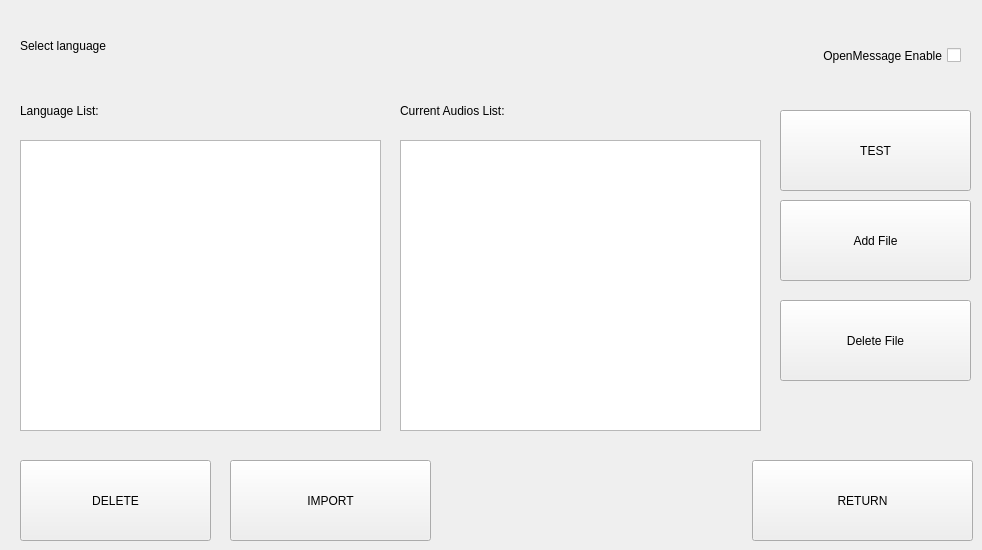
     <widget class="QWidget" name="page33_language">
      <widget class="QPushButton" name="btn_33_import">
       <property name="geometry">
        <rect>
         <x>230</x>
         <y>460</y>
         <width>201</width>
         <height>81</height>
        </rect>
       </property>
       <property name="sizePolicy">
        <sizepolicy hsizetype="Minimum" vsizetype="Expanding">
         <horstretch>0</horstretch>
         <verstretch>0</verstretch>
        </sizepolicy>
       </property>
       <property name="text">
        <string>IMPORT</string>
       </property>
      </widget>
      <widget class="QPushButton" name="btn_33_return">
       <property name="geometry">
        <rect>
         <x>752</x>
         <y>460</y>
         <width>221</width>
         <height>81</height>
        </rect>
       </property>
       <property name="sizePolicy">
        <sizepolicy hsizetype="Minimum" vsizetype="Expanding">
         <horstretch>0</horstretch>
         <verstretch>0</verstretch>
        </sizepolicy>
       </property>
       <property name="text">
        <string>RETURN</string>
       </property>
      </widget>
      <widget class="QLabel" name="label_33_title">
       <property name="geometry">
        <rect>
         <x>20</x>
         <y>10</y>
         <width>511</width>
         <height>71</height>
        </rect>
       </property>
       <property name="text">
        <string>Select language</string>
       </property>
      </widget>
      <widget class="QListWidget" name="list_33_language">
       <property name="geometry">
        <rect>
         <x>20</x>
         <y>140</y>
         <width>361</width>
         <height>291</height>
        </rect>
       </property>
      </widget>
      <widget class="QListWidget" name="list_33_audio">
       <property name="geometry">
        <rect>
         <x>400</x>
         <y>140</y>
         <width>361</width>
         <height>291</height>
        </rect>
       </property>
      </widget>
      <widget class="QPushButton" name="btn_33_test">
       <property name="geometry">
        <rect>
         <x>780</x>
         <y>110</y>
         <width>191</width>
         <height>81</height>
        </rect>
       </property>
       <property name="sizePolicy">
        <sizepolicy hsizetype="Minimum" vsizetype="Expanding">
         <horstretch>0</horstretch>
         <verstretch>0</verstretch>
        </sizepolicy>
       </property>
       <property name="text">
        <string>TEST</string>
       </property>
      </widget>
      <widget class="QPushButton" name="btn_33_addfile">
       <property name="geometry">
        <rect>
         <x>780</x>
         <y>200</y>
         <width>191</width>
         <height>81</height>
        </rect>
       </property>
       <property name="sizePolicy">
        <sizepolicy hsizetype="Minimum" vsizetype="Expanding">
         <horstretch>0</horstretch>
         <verstretch>0</verstretch>
        </sizepolicy>
       </property>
       <property name="text">
        <string>Add File</string>
       </property>
      </widget>
      <widget class="QPushButton" name="btn_33_delfile">
       <property name="geometry">
        <rect>
         <x>780</x>
         <y>300</y>
         <width>191</width>
         <height>81</height>
        </rect>
       </property>
       <property name="sizePolicy">
        <sizepolicy hsizetype="Minimum" vsizetype="Expanding">
         <horstretch>0</horstretch>
         <verstretch>0</verstretch>
        </sizepolicy>
       </property>
       <property name="text">
        <string>Delete File</string>
       </property>
      </widget>
      <widget class="QPushButton" name="btn_33_delete">
       <property name="geometry">
        <rect>
         <x>20</x>
         <y>460</y>
         <width>191</width>
         <height>81</height>
        </rect>
       </property>
       <property name="text">
        <string>DELETE</string>
       </property>
      </widget>
      <widget class="QLabel" name="label_33_langlist">
       <property name="geometry">
        <rect>
         <x>20</x>
         <y>90</y>
         <width>361</width>
         <height>41</height>
        </rect>
       </property>
       <property name="text">
        <string>Language List:</string>
       </property>
      </widget>
      <widget class="QLabel" name="label_33_audiolist">
       <property name="geometry">
        <rect>
         <x>400</x>
         <y>90</y>
         <width>361</width>
         <height>41</height>
        </rect>
       </property>
       <property name="text">
        <string>Current Audios List:</string>
       </property>
      </widget>
      <widget class="QStackedWidget" name="stacked_openmsg">
       <property name="geometry">
        <rect>
         <x>550</x>
         <y>10</y>
         <width>411</width>
         <height>80</height>
        </rect>
       </property>
       <property name="currentIndex">
        <number>0</number>
       </property>
       <widget class="QWidget" name="page_33_saf_openmsg">
        <widget class="QCheckBox" name="check_openmsg">
         <property name="geometry">
          <rect>
           <x>10</x>
           <y>20</y>
           <width>401</width>
           <height>51</height>
          </rect>
         </property>
         <property name="layoutDirection">
          <enum>Qt::RightToLeft</enum>
         </property>
         <property name="text">
          <string>OpenMessage Enable</string>
         </property>
        </widget>
       </widget>
       <widget class="QWidget" name="page_33_com_openmsg"/>
      </widget>
     </widget>
